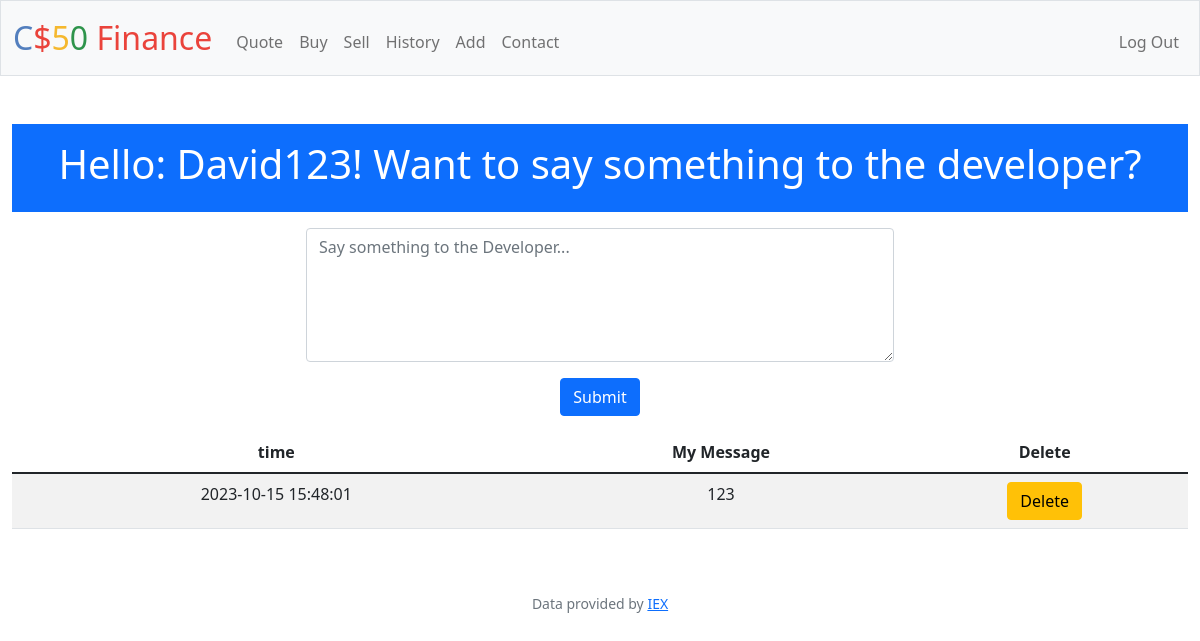
/contact (signed in), run on the app's committed database.
### tables this page shows
CREATE TABLE users (id INTEGER PRIMARY KEY AUTOINCREMENT NOT NULL, username TEXT NOT NULL, hash TEXT NOT NULL, cash NUMERIC NOT NULL DEFAULT 10000.00);

CREATE TABLE contact(
    id INTEGER PRIMARY KEY,
    user_id INTEGER NOT NULL,
    time TEXT NOT NULL,
    my_message TEXT,
    FOREIGN KEY (user_id) REFERENCES users(id)
);

### app.py (the view)
@app.route("/contact", methods=["GET", "POST"])
@login_required
def contact():
    message = db.execute("SELECT * FROM contact WHERE user_id = ?", session["user_id"])
    username = db.execute("SELECT username FROM users WHERE id = ?", session["user_id"])[0]["username"]
    current_time = datetime.datetime.now()
    formatted_time = current_time.strftime("%Y-%m-%d %H:%M:%S")
    if request.method == "POST":
        my_message = request.form.get("message")
        db.execute("INSERT INTO contact (user_id, time, my_message) VALUES (?, ?, ?)", session["user_id"], formatted_time, my_message)
        return redirect("/contact")
    return render_template("contact.html", message=message, name=username)

### app.py (called while the page is built)
@app.after_request
def after_request(response):
    response.headers["Cache-Control"] = "no-cache, no-store, must-revalidate"
    response.headers["Expires"] = 0
    response.headers["Pragma"] = "no-cache"
    return response

### helpers.py (called while the page is built)
def login_required(f):
    @wraps(f)
    def decorated_function(*args, **kwargs):
        if session.get("user_id") is None:
            return redirect("/login")
        return f(*args, **kwargs)
    return decorated_function

### templates/contact.html (shortened to what this page needs)
{% extends "layout.html" %}
{% block main %}
    <div class="p-3 mb-3 bg-primary text-white">
        <h1>Hello: {{name}}! Want to say something to the developer?</h1>
    </div>
    <div class="form-group w-auto mb-3">
        <form action="/contact" method="post">
                <textarea autocomplete="off" autofocus class="form-control mx-auto mb-3" rows="5" name="message"
                placeholder="Say something to the Developer..." style="width: 50%;"></textarea>
            <button class="btn btn-primary" type="submit">Submit</button>
        </form>
    </div>
    <table class="table table-striped">
        <thead>
            <th>
                time
            </th>
            <th>
                My Message
            </th>
            <th>Delete</th>
        </thead>
        <tbody>
            {% for row in message %}
            <tr>
                <td>{{row.time}}</td>
                <td>{{row.my_message}}</td>
                <td>
                    <form action="/message_delete" method="post">
                        <button type="submit" class="btn btn-warning">Delete</button>
                    </form>
                </td>
            </tr>
            {% endfor %}
        </tbody>
    </table>
{% endblock %}

### data on the page
users: username "David123"
contact: time "2023-10-15 15:48:01", my_message "123"
